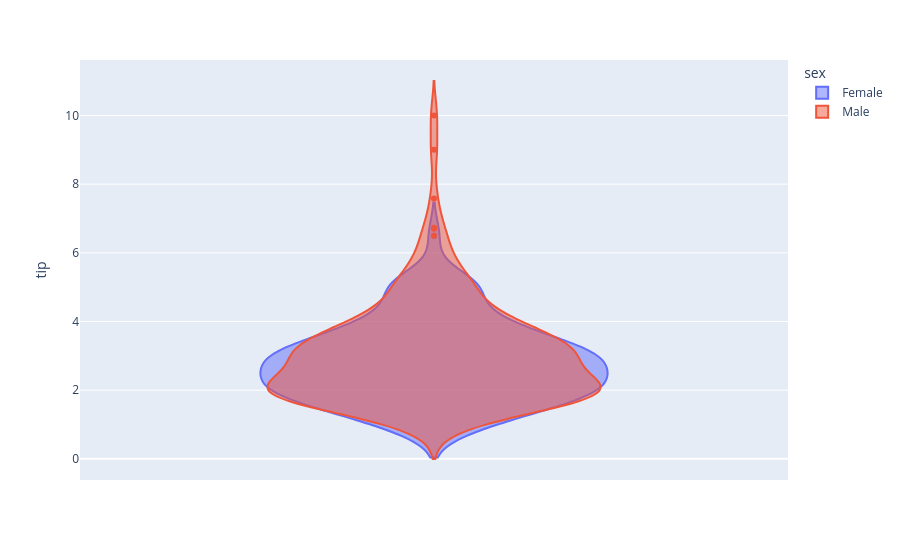

The cell this chart's notebook holds for it:
### Code cell
df = px.data.tips()
fig = px.violin(df, y="tip", color="sex",
                violinmode='overlay', # draw violins on top of each other
                # default violinmode is 'group' as in example above
                hover_data=df.columns)
fig.show()

### Figure 1 — Plotly figure (JSON) as saved in the notebook; plotly's stock layout.template omitted (floating-point values rounded to 4 significant figures; data arrays with more than 128 entries replaced by an {"elided": "..."} marker saying what was removed)
{"data": [{"alignmentgroup": "True", "box": {"visible": false}, "customdata": {"elided": "87x6 mixed values"}, "hovertemplate": "sex=%{customdata[1]}<br>tip=%{y}<br>total_bill=%{customdata[0]}<br>smoker=%{customdata[2]}<br>day=%{customdata[3]}<br>time=%{customdata[4]}<br>size=%{customdata[5]}<extra></extra>", "legendgroup": "Female", "marker": {"color": "#636efa"}, "name": "Female", "offsetgroup": "Female", "orientation": "v", "scalegroup": "True", "showlegend": true, "type": "violin", "x0": " ", "xaxis": "x", "y": [1.01, 3.61, 5.0, 3.02, 1.67, 3.5, 2.75, 2.23, 3.0, 3.0, 2.45, 3.07, 2.6, 5.2, 1.5, 2.47, 1.0, 3.0, 3.14, 5.0, 2.2, 1.83, 5.17, 1.0, 4.3, 3.25, 2.5, 3.0, 2.5, 3.48, 4.08, 4.0, 1.0, 4.0, 3.5, 1.5, 1.8, 2.92, 1.68, 2.52, 4.2, 2.0, 2.0, 2.83, 1.5, 2.0, 3.25, 1.25, 2.0, 2.0, 2.75, 3.5, 5.0, 2.3, 1.5, 1.36, 1.63, 5.14, 3.75, 2.61, 2.0, 3.0, 1.61, 2.0, 4.0, 3.5, 3.5, 4.19, 5.0, 2.0, 2.01, 2.0, 2.5, 3.23, 2.23, 2.5, 6.5, 1.1, 3.09, 3.48, 3.0, 2.5, 2.0, 2.88, 4.67, 2.0, 3.0], "y0": " ", "yaxis": "y"}, {"alignmentgroup": "True", "box": {"visible": false}, "customdata": {"elided": "157x6 mixed values"}, "hovertemplate": "sex=%{customdata[1]}<br>tip=%{y}<br>total_bill=%{customdata[0]}<br>smoker=%{customdata[2]}<br>day=%{customdata[3]}<br>time=%{customdata[4]}<br>size=%{customdata[5]}<extra></extra>", "legendgroup": "Male", "marker": {"color": "#EF553B"}, "name": "Male", "offsetgroup": "Male", "orientation": "v", "scalegroup": "True", "showlegend": true, "type": "violin", "x0": " ", "xaxis": "x", "y": {"elided": "157 float values"}, "y0": " ", "yaxis": "y"}], "layout": {"legend": {"title": {"text": "sex"}, "tracegroupgap": 0}, "margin": {"t": 60}, "violinmode": "overlay", "xaxis": {"anchor": "y", "domain": [0, 1]}, "yaxis": {"anchor": "x", "domain": [0, 1], "title": {"text": "tip"}}}}
